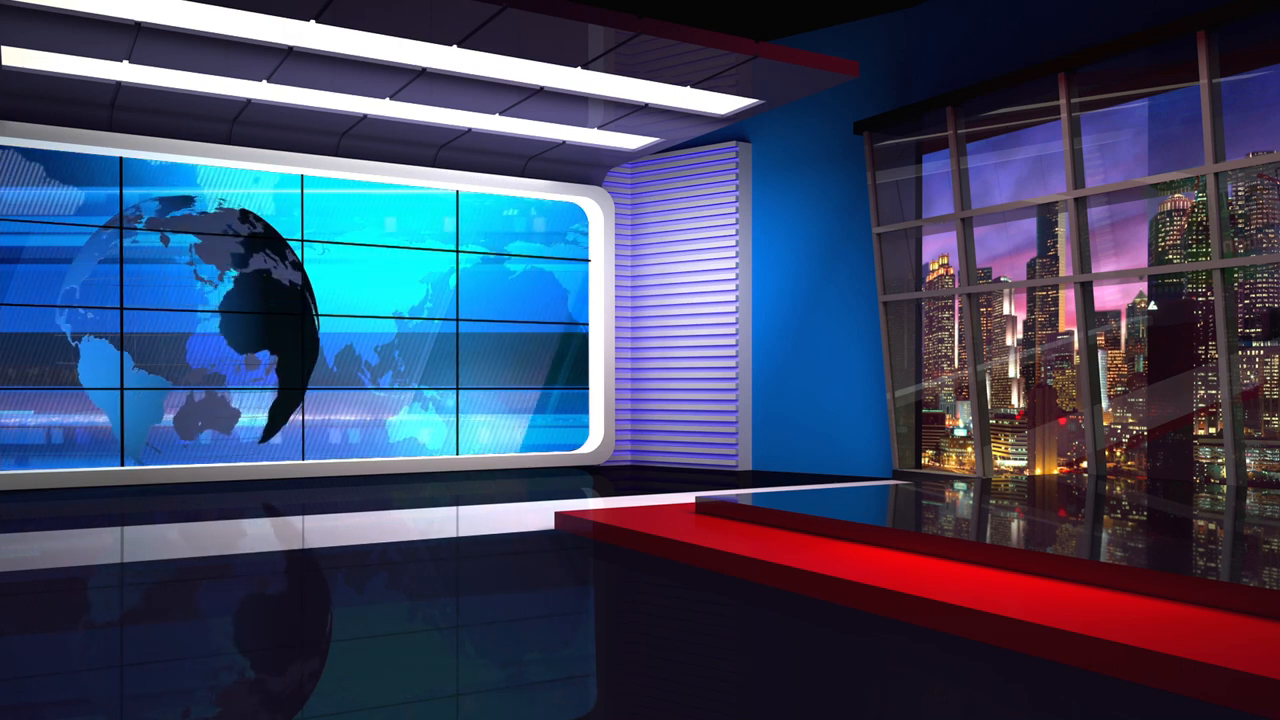
//> input picture frame 30 of fondo1.mp4, 1280 x 720 px, given in place of the camera
$ ./principal   (built with g++ and OpenCV 4)
//> lines starting //> are read from the running program, lines starting //| are printed output that depends on the picture
### header.h
#include <iostream>
#include <cstdlib>
#include <cstring>
#include <vector>
#include <cmath>
#include <sstream>
#include <random>
#include <chrono>
#include <opencv2/core/core.hpp>
#include <opencv2/imgproc/imgproc.hpp>
#include <opencv2/highgui/highgui.hpp>
#include <opencv2/imgcodecs/imgcodecs.hpp>
#include <opencv2/video/video.hpp>
#include <opencv2/videoio/videoio.hpp>
#include <opencv2/tracking.hpp>

using namespace std;
using namespace std::chrono;
using namespace cv;

#ifndef HEADER
#define HEADER

extern Mat frame;
extern Mat areaSeleccionada;
extern Mat frameRecortado;
extern Point primerPunto;
extern Point puntoAnterior;
extern int pixelMasALaDerecha;
extern int pixelMasALaIzquierda;
extern int pixelMasArriba;
extern int pixelMasAbajo;
extern int anchoDeSeleccion;
extern int altoDeSeleccion;
extern Rect roi;
extern Ptr<Tracker> tracker;
extern bool sonClicsPermitidos;
extern int thickness;

Mat convertirEnImagenNegra(Mat imagen, bool esImagenConColores);
Mat obtenerImagenRecortada();
void mouse_call(int event, int x, int y, int, void *);

#endif

### utils.cpp
#include "header.h"

Mat convertirEnImagenNegra(Mat imagen, bool esImagenConColores)
{
  Mat imagenTmp = imagen.clone();
  for (int i = 0; i < imagenTmp.rows; i++)
  {
    for (int j = 0; j < imagenTmp.cols; j++)
    {
      if (esImagenConColores)
      {
        Vec3b color = imagenTmp.at<Vec3b>(i, j);
        color[0] = 0;
        color[1] = 0;
        color[2] = 0;
        imagenTmp.at<Vec3b>(i, j) = color;
      }
      else
      {
        imagenTmp.at<uchar>(i, j) = 0;
      }
    }
  }
  return imagenTmp;
}

// [115 lines left out: functions obtenerImagenRecortada, mouse_call, not called in this run]

### principal.cpp
#include "header.h"

Mat frame;
Mat areaSeleccionada;
Mat frameRecortado;
Mat frameTracker;
Mat captura;
Mat video1;
Mat final;
Mat recorte;
Mat lienzo;
int area = 0;
bool calculoArea = true;
Point primerPunto;
Point puntoAnterior;
int pixelMasALaDerecha;
int pixelMasALaIzquierda;
int pixelMasArriba;
int pixelMasAbajo;
int anchoDeSeleccion;
int altoDeSeleccion;
Rect roi;
Ptr<Tracker> tracker;
bool sonClicsPermitidos = true;
int thickness = 1;
int valor = 0;

void eventoTrack(int v, void *data)
{
}

int main(int argc, char *argv[])
{
  VideoCapture video(0);
  double fps2 = video.get(cv::CAP_PROP_FPS);
  VideoCapture videocargado("fondo1.mp4");
  VideoCapture videocargado2("fondo2.mp4");
  VideoCapture videocargado3("fondo3.mp4");
  if (!video.isOpened())
    return 0;

  video >> captura;
//> captura is the input picture: 720 rows x 1280 cols, CV_8UC3; mean B, G, R 100.8, 71.5, 62.1

  VideoWriter writer;

  bool esVentanaAreaSeleccionadaIniciada = false;
  bool isColor = (captura.type() == CV_8UC3);
  int codec = writer.fourcc('M', 'J', 'P', 'G');

  int frame_width = video.get(cv::CAP_PROP_FRAME_WIDTH);
  int frame_height = video.get(cv::CAP_PROP_FRAME_HEIGHT);

  VideoWriter videoWriter("outcpp.avi", cv::VideoWriter::fourcc('M', 'J', 'P', 'G'), 5, Size(frame_width, frame_height));

  while (true)
  {
    video >> frame;
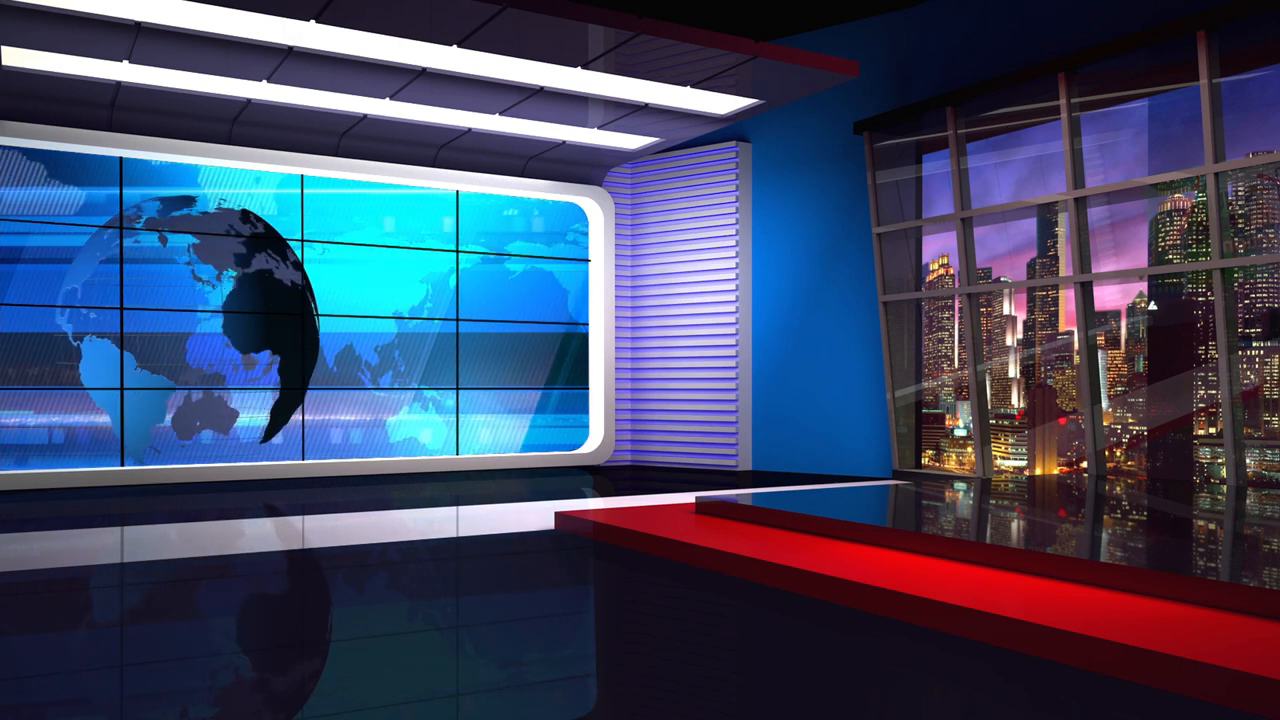
//> input picture frame 31 of fondo1.mp4, 1280 x 720 px, given in place of the camera
//> frame is the input picture: 720 rows x 1280 cols, CV_8UC3; mean B, G, R 100.8, 71.5, 62.2
    flip(frame, frame, 1);
    frameRecortado = frame.clone();
    frameTracker = frame.clone();

    // Tracker
    if (tracker != NULL)
    {
      tracker->update(frameTracker, roi);
      rectangle(frameTracker, roi, Scalar(255, 0, 0), 2, 1);
    }

    if (!esVentanaAreaSeleccionadaIniciada)
    {
      cvtColor(frame, areaSeleccionada, COLOR_BGR2GRAY);
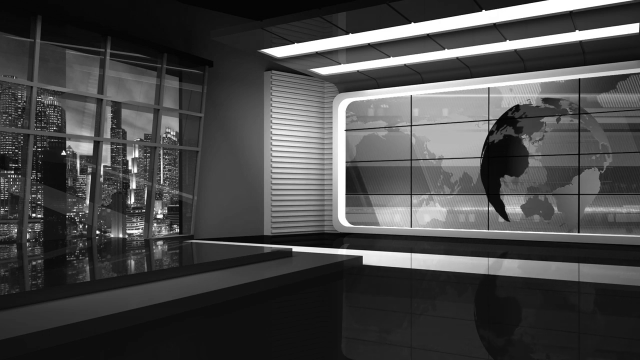
//> areaSeleccionada: 720 rows x 1280 cols, CV_8UC1 (shown at 1/2 size); min 0, max 255, mean 72.1
      // convertir area seleccionada en imagen negra
      areaSeleccionada = convertirEnImagenNegra(areaSeleccionada, false);
      esVentanaAreaSeleccionadaIniciada = true;
    }

    Mat areaSeleccionadaColor;
    cvtColor(areaSeleccionada, areaSeleccionadaColor, COLOR_GRAY2BGR);
//> areaSeleccionadaColor: 720 rows x 1280 cols, CV_8UC3; every value is 0
    bitwise_or(areaSeleccionadaColor, frame, frame);

    Mat ventana(Size(frame.cols * 3, frame.rows * 2), frame.type());
    namedWindow("Video");
    putText(frame, "FPS:" + to_string(int(fps2)), cv::Point(20, 50), cv::FONT_HERSHEY_DUPLEX, 1, cv::Scalar(0, 255, 0), 2, false);
    putText(frame, "AREA:" + to_string(int(area)), cv::Point(20, 80), cv::FONT_HERSHEY_DUPLEX, 1, cv::Scalar(0, 0, 255), 2, false);
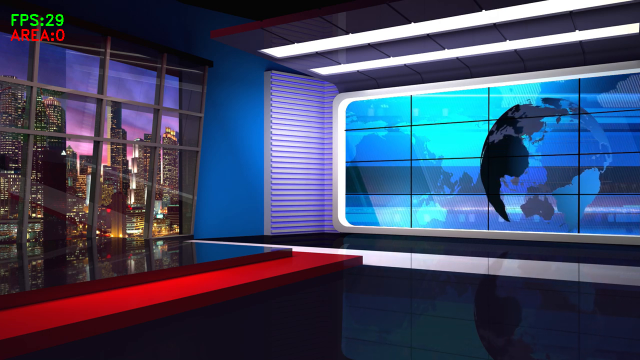
//> frame: 720 rows x 1280 cols, CV_8UC3 (shown at 1/2 size); mean B, G, R 100.8, 71.8, 62.4
    frame.copyTo(ventana(Range(0, frame.rows), Range(0, frame.cols)));
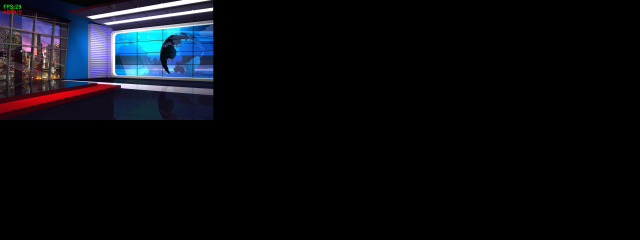
//> ventana: 1440 rows x 3840 cols, CV_8UC3 (shown at 1/6 size); mean B, G, R 16.8, 12, 10.4
    areaSeleccionadaColor.copyTo(ventana(Range(0, frame.rows), Range(frame.cols, frame.cols * 2)));
    frameRecortado.copyTo(ventana(Range(0, frame.rows), Range(frame.cols * 2, frame.cols * 3)));
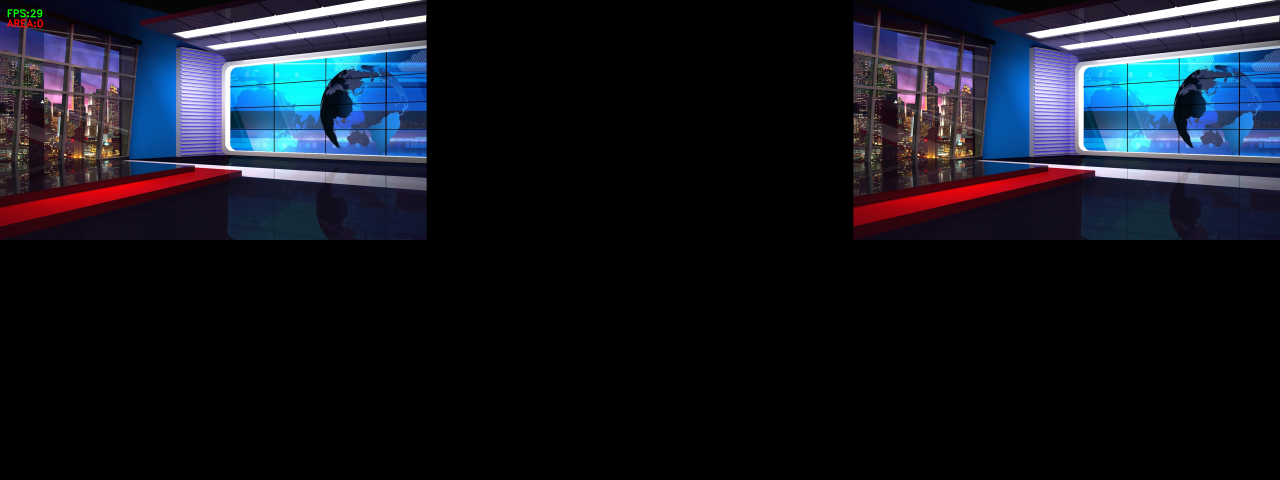
//> ventana: 1440 rows x 3840 cols, CV_8UC3 (shown at 1/3 size); mean B, G, R 33.6, 23.9, 20.8

    createTrackbar("Ecualizador", "Video", &valor, 3, eventoTrack, NULL);
    if (valor == 1)
    {
      videocargado >> video1;
      if (!video1.empty())
      {
        resize(video1, video1, frame.size());
        video1.copyTo(ventana(Range(frame.rows, frame.rows * 2), Range(frame.cols, frame.cols * 2)));
      }
    }
    if (valor == 2)
    {
      videocargado2 >> video1;
      if (!video1.empty())
      {
        resize(video1, video1, frame.size());
        video1.copyTo(ventana(Range(frame.rows, frame.rows * 2), Range(frame.cols, frame.cols * 2)));
      }
    }
    if (valor == 3)
    {
      videocargado3 >> video1;
      if (!video1.empty())
      {
        resize(video1, video1, frame.size());
        video1.copyTo(ventana(Range(frame.rows, frame.rows * 2), Range(frame.cols, frame.cols * 2)));
      }
    }

    imshow("Video", ventana);

    if (!sonClicsPermitidos)
    {

      tie(recorte, lienzo) = obtenerImagenRecortada();
      recorte.copyTo(ventana(Range(frame.rows, frame.rows * 2), Range(0, frame.cols)));

      // Calculo del area y tmb operacion de bitwise para combinar imagenes
      if (calculoArea)
      {
        for (int i = 0; i < lienzo.rows; i++)
        {
          for (int j = 0; j < lienzo.cols; j++)
          {
            Vec3b pixel = lienzo.at<Vec3b>(i, j);
            if (pixel[0] > 0 && pixel[1] > 0 && pixel[2] > 0)
            {
              area += 1;
            }
          }
        }
        calculoArea = false;
      }
      resize(video1, video1, recorte.size());
      bitwise_not(lienzo, lienzo);
      bitwise_and(video1, lienzo, final);
      add(final, recorte, final);
      final.copyTo(ventana(Range(frame.rows, frame.rows * 2), Range(frame.cols * 2, frame.cols * 3)));

      videoWriter.write(final);
    }

    setMouseCallback("Video", mouse_call);

    if (waitKey(23) == 27)
//> the Esc key is pressed
      break;
  }
  videoWriter.release();
  video.release();
  destroyAllWindows();
  return 0;
}

$ run again, starting later in the video
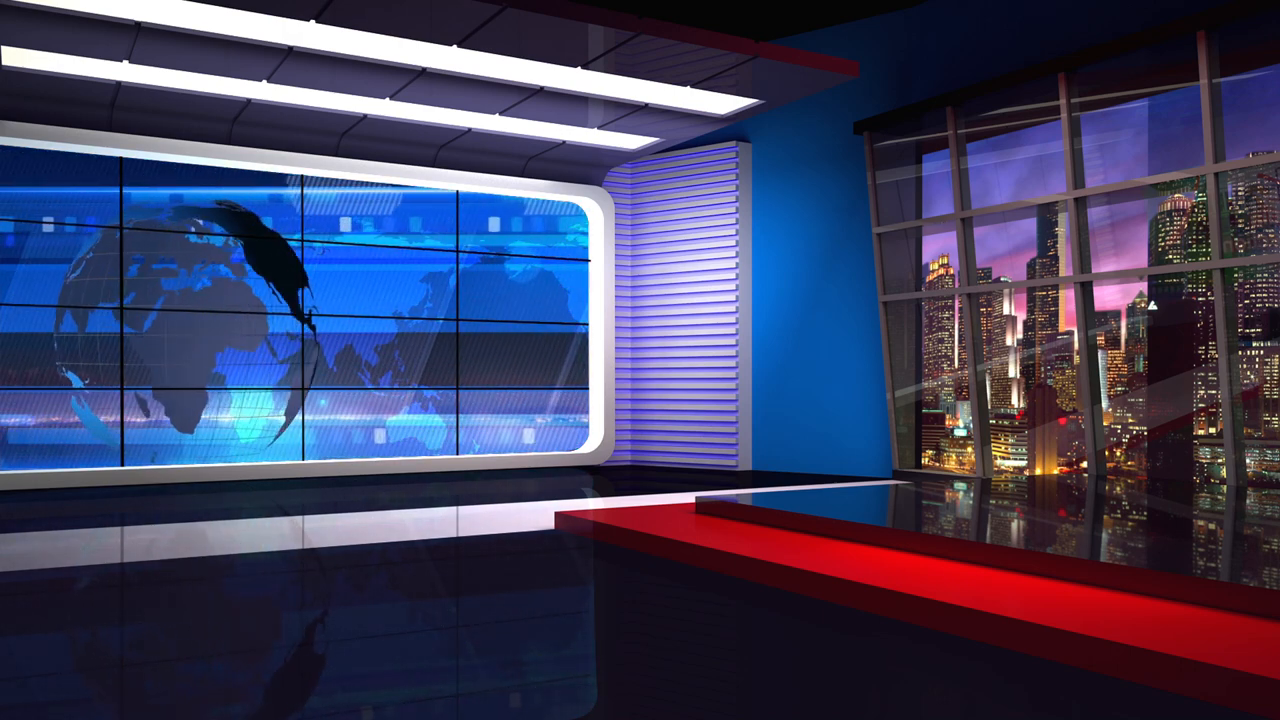
//> input picture frame 135 of fondo1.mp4, 1280 x 720 px, given in place of the camera
//> captura is the input picture: 720 rows x 1280 cols, CV_8UC3; mean B, G, R 96.4, 63.9, 63.5
//> areaSeleccionadaColor: 720 rows x 1280 cols, CV_8UC3; every value is 0
//> `putText(frame, "AREA:" + to_string(int(area)), cv::Point(20, 80), cv::..`:
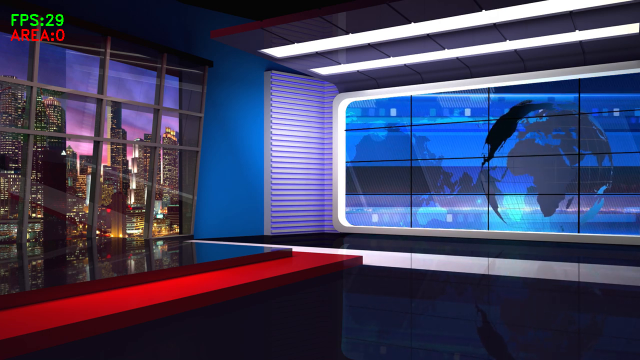
//> frame: 720 rows x 1280 cols, CV_8UC3 (shown at 1/2 size); mean B, G, R 96.4, 64.2, 63.7
//> `frameRecortado.copyTo(ventana(Range(0, frame.rows), Range(frame.cols *..`:
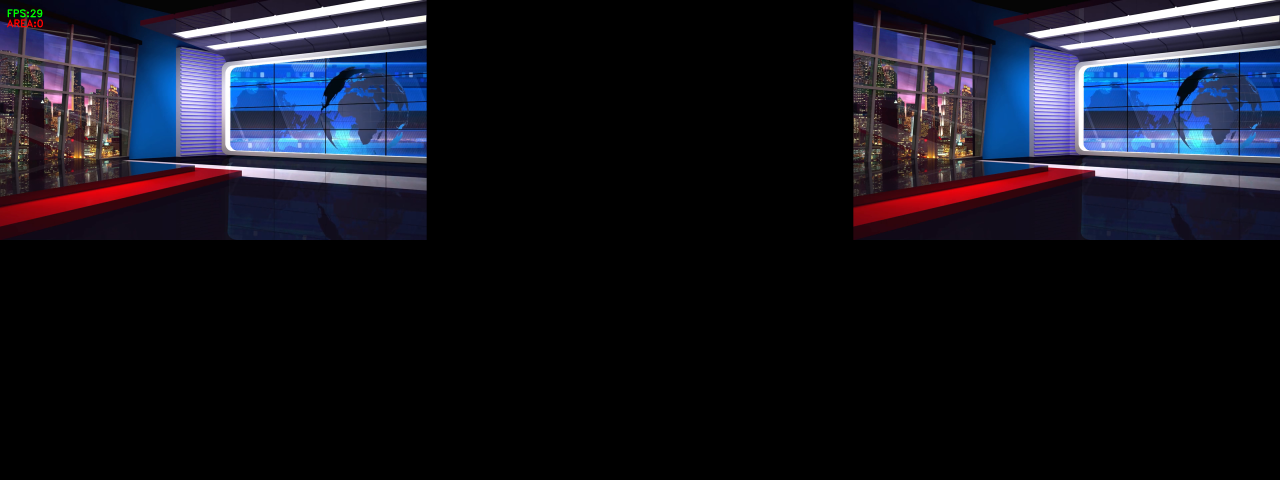
//> ventana: 1440 rows x 3840 cols, CV_8UC3 (shown at 1/3 size); mean B, G, R 32.1, 21.3, 21.2

$ run again, starting later in the video
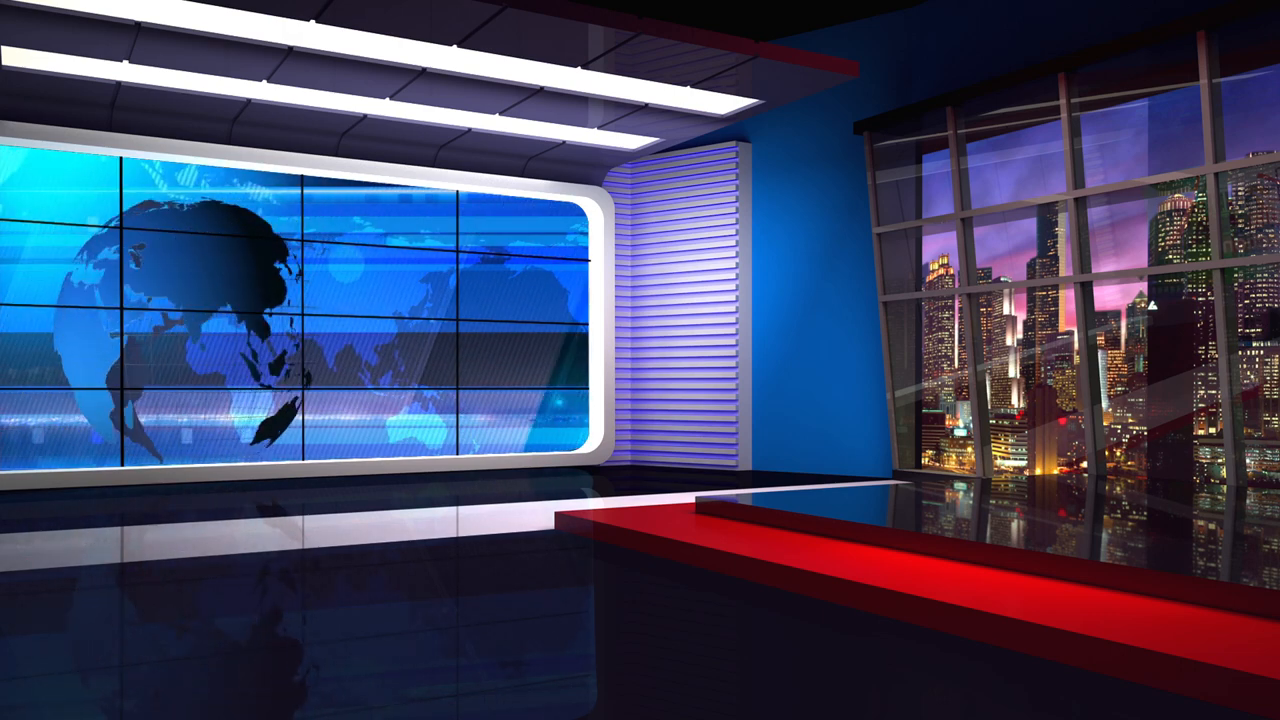
//> input picture frame 240 of fondo1.mp4, 1280 x 720 px, given in place of the camera
//> captura is the input picture: 720 rows x 1280 cols, CV_8UC3; mean B, G, R 100.1, 67.5, 61.9
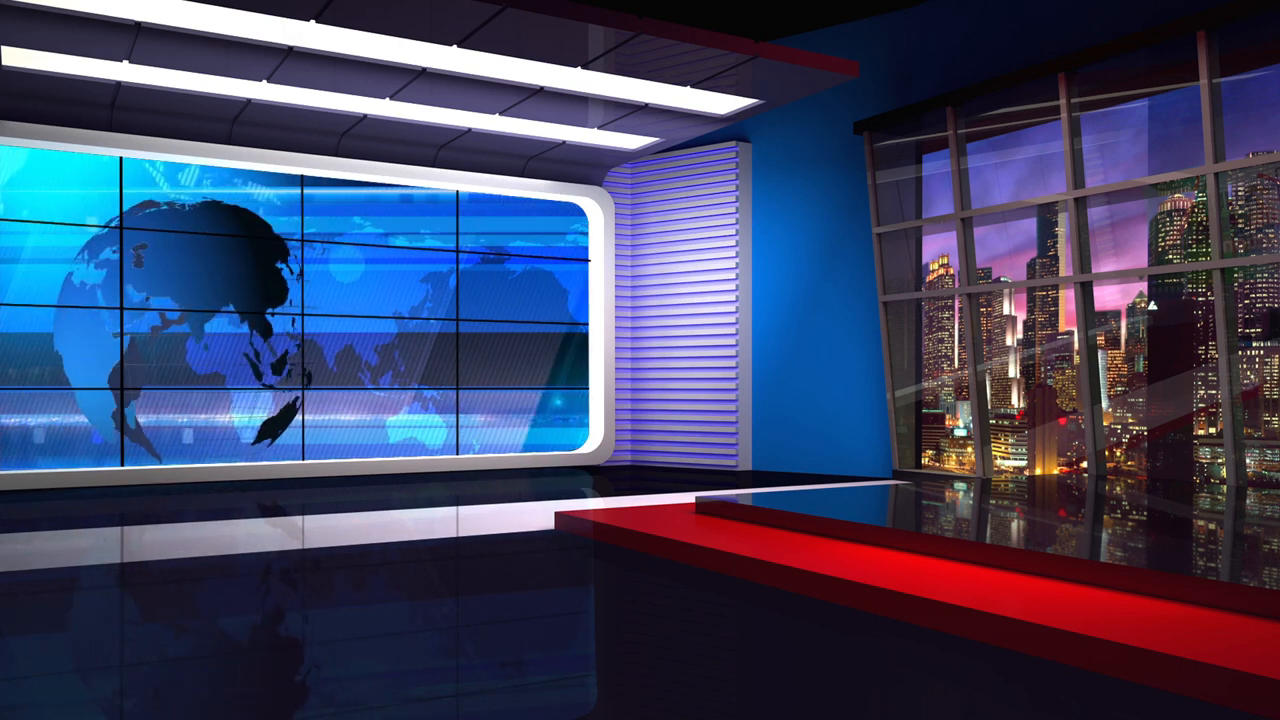
//> input picture frame 241 of fondo1.mp4, 1280 x 720 px, given in place of the camera
//> frame is the input picture: 720 rows x 1280 cols, CV_8UC3; mean B, G, R 100.2, 67.6, 62
//> areaSeleccionadaColor: 720 rows x 1280 cols, CV_8UC3; every value is 0
//> `frameRecortado.copyTo(ventana(Range(0, frame.rows), Range(frame.cols *..`:
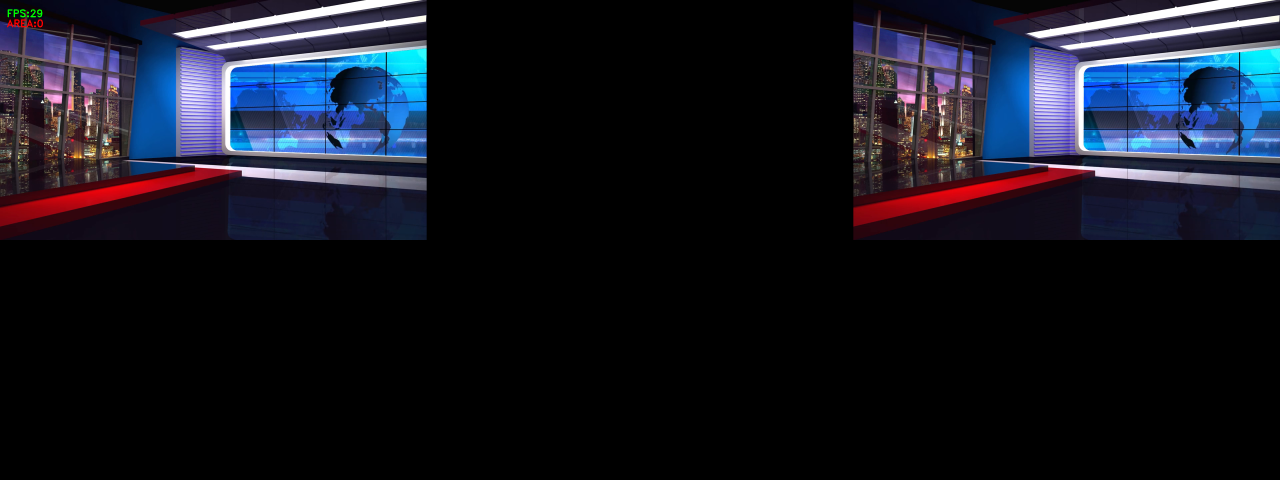
//> ventana: 1440 rows x 3840 cols, CV_8UC3 (shown at 1/3 size); mean B, G, R 33.4, 22.6, 20.7
